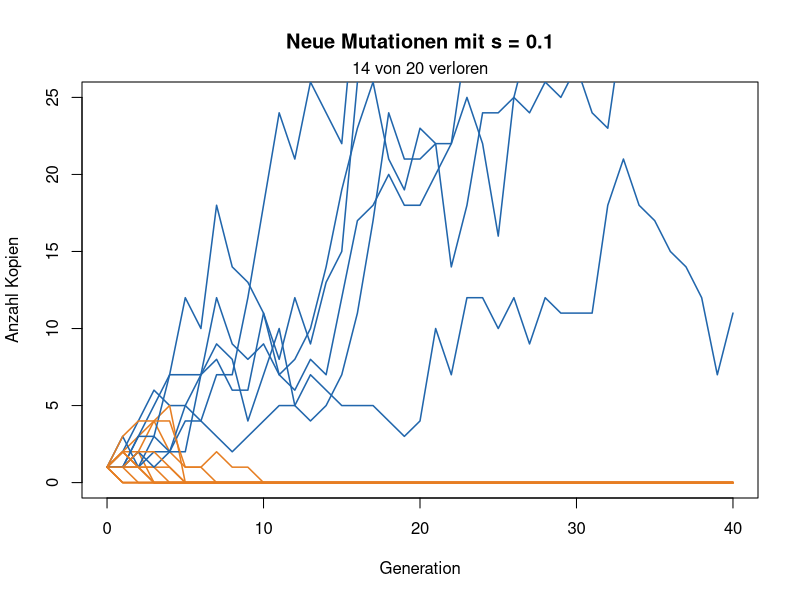
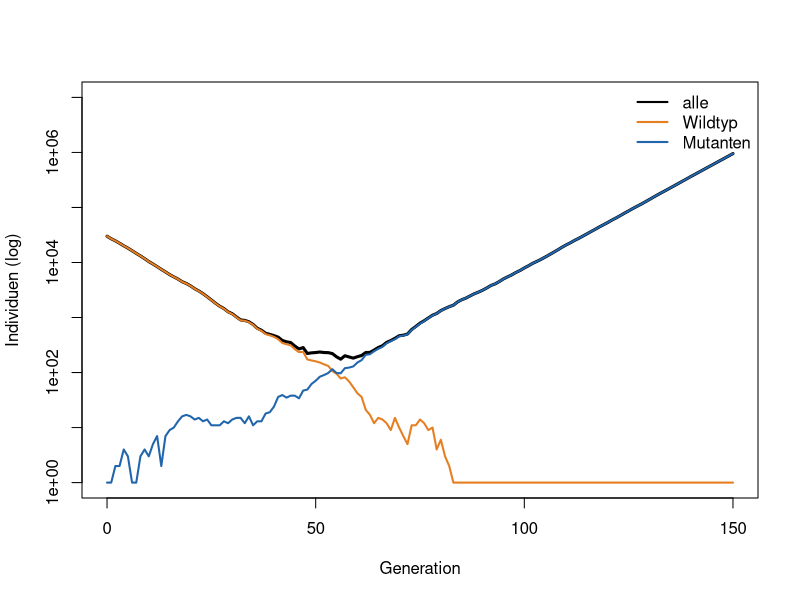
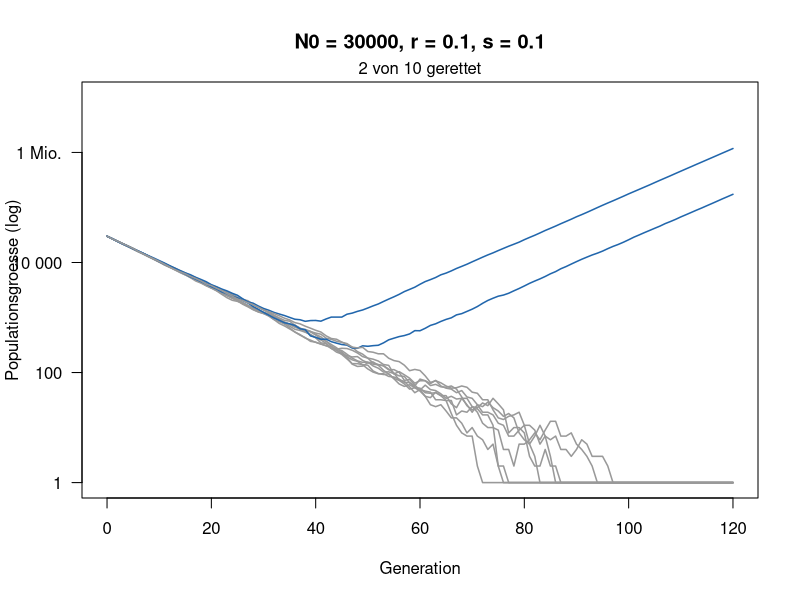
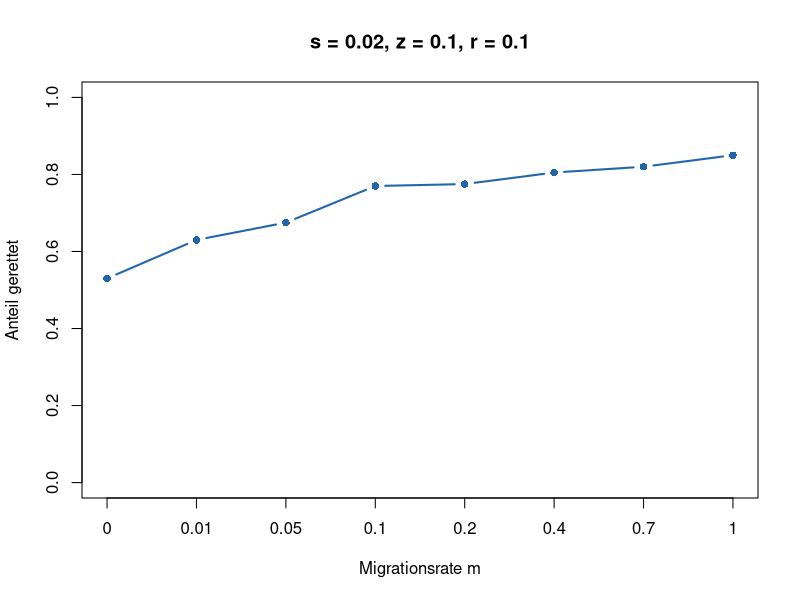
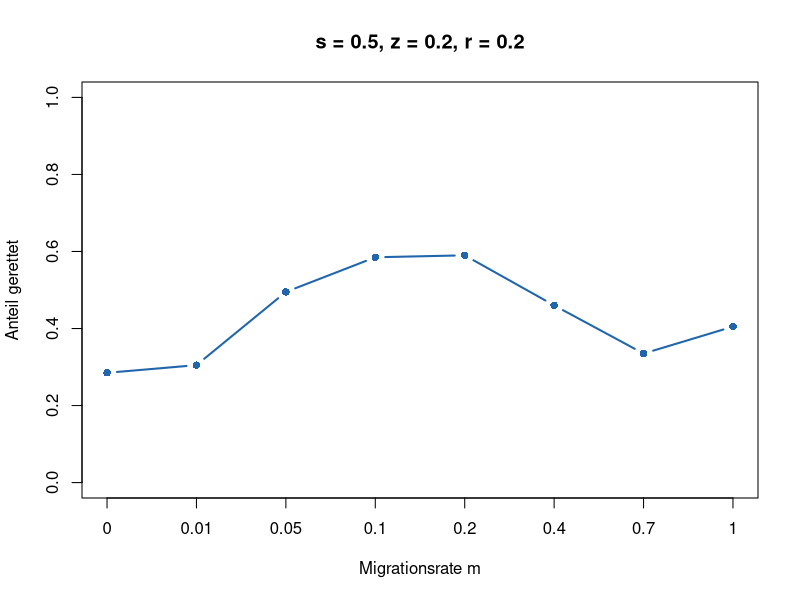

Recreate these plots in R, in order.
## ---- chunk 1
#| code-fold: true
#| code-summary: "Hilfsfunktionen (nicht verändern)"
# Eine Mutation über die Zeit: jede Kopie hat im Mittel 1 + s Nachkommen
linie <- function(s, generationen = 40) {
  n <- numeric(generationen + 1)
  n[1] <- 1
  for (t in seq_len(generationen)) n[t + 1] <- rpois(1, n[t] * (1 + s))
  n
}

zeige_linien <- function(s, anzahl = 20) {
  plot(NA, xlim = c(0, 40), ylim = c(0, 25), xlab = "Generation",
       ylab = "Anzahl Kopien", main = paste("Neue Mutationen mit s =", s))
  verloren <- 0
  for (i in seq_len(anzahl)) {
    n <- linie(s)
    weg <- n[41] == 0
    verloren <- verloren + weg
    lines(0:40, n, col = if (weg) "#e67e22" else "#2166ac", lwd = 1.5)
  }
  mtext(paste(verloren, "von", anzahl, "verloren"), side = 3, line = 0.2)
}

# 1 = etabliert (100 Kopien erreicht), 0 = verloren
schicksal <- function(s, grenze = 100) {
  n <- 1
  while (n > 0 && n < grenze) n <- rpois(1, n * (1 + s))
  as.numeric(n >= grenze)
}

schaetze_etablierung <- function(s, wiederholungen = 2000) {
  mean(replicate(wiederholungen, schicksal(s)))
}

# Eine schrumpfende Population: Wildtyp (1 - r), Mutanten (1 + s)
rettung_lauf <- function(N0, r, s, U = 1e-5, generationen = 120) {
  wt <- N0; mut <- 0
  N <- numeric(generationen + 1); N[1] <- N0
  for (t in seq_len(generationen)) {
    neu <- rbinom(1, wt, U)
    wt <- rpois(1, wt * (1 - r))
    mut <- min(rpois(1, mut * (1 + s)) + neu, 1e7)
    N[t + 1] <- wt + mut
  }
  N
}

zeige_rettung <- function(N0, r, s, anzahl = 10) {
  plot(NA, xlim = c(0, 120), ylim = c(1, 1e7), log = "y", xlab = "Generation",
       ylab = "Populationsgroesse (log)", yaxt = "n",
       main = paste0("N0 = ", N0, ", r = ", r, ", s = ", s))
  axis(2, at = 10^c(0, 2, 4, 6), labels = c("1", "100", "10 000", "1 Mio."), las = 1)
  gerettet <- 0
  for (i in seq_len(anzahl)) {
    N <- rettung_lauf(N0, r, s)
    ok <- N[121] > 0
    gerettet <- gerettet + ok
    lines(0:120, pmax(N, 1), col = if (ok) "#2166ac" else "grey60", lwd = 1.5)
  }
  mtext(paste(gerettet, "von", anzahl, "gerettet"), side = 3, line = 0.2)
}

# 1 = gerettet (1000 Mutanten), 0 = ausgestorben
rettung <- function(N0, r, s, U = 1e-5, grenze = 1000) {
  wt <- N0; mut <- 0
  repeat {
    neu <- rbinom(1, wt, U)
    wt <- rpois(1, wt * (1 - r))
    mut <- rpois(1, mut * (1 + s)) + neu
    if (mut >= grenze) return(1)
    if (wt + mut == 0) return(0)
  }
}

schaetze_rettung <- function(N0, r, s, wiederholungen = 300) {
  mean(replicate(wiederholungen, rettung(N0, r, s)))
}

# Näherung (Orr & Unckless 2014)
formel <- function(N0, r, s, U = 1e-5) round(1 - exp(-2 * N0 * U * s / r), 2)
## ---- chunk 2
#| fig-height: 4.4
#| fig-width: 7.5
zeige_linien(s = 0.1)   # hier s ändern
## ---- chunk 3
schaetze_etablierung(s = 0.1)   # hier s ändern
2 * 0.1                         # Faustregel
2 * 0.1 / (1 + 0.1)             # Verzweigungsprozess, Spielzeugmodell
## ---- chunk 4
#| fig-height: 4.4
#| fig-width: 7.5
N0 <- 30000   # Startgrösse
r  <- 0.1     # Rückgang des Wildtyps pro Generation
s  <- 0.1     # Vorteil der Mutante
U  <- 1e-5    # Mutationsrate
generationen <- 150

# 1. Zustand: ein Platz pro Generation
wt  <- numeric(generationen + 1)
mut <- numeric(generationen + 1)
wt[1]  <- N0
mut[1] <- 0

# 2. und 3.: eine Generation, viele Male
for (t in 1:generationen) {
  neu        <- rbinom(1, wt[t], U)                # neue Mutanten unter den Wildtypen
  wt[t + 1]  <- rpois(1, wt[t] * (1 - r))          # Wildtyp: im Mittel 1 - r Nachkommen
  mut[t + 1] <- rpois(1, mut[t] * (1 + s)) + neu   # Mutanten: im Mittel 1 + s Nachkommen
}

plot(0:generationen, pmax(wt + mut, 1), type = "l", lwd = 3, log = "y",
     xlab = "Generation", ylab = "Individuen (log)", ylim = c(1, 1e7))
lines(0:generationen, pmax(wt, 1),  col = "#e67e22", lwd = 2)
lines(0:generationen, pmax(mut, 1), col = "#2166ac", lwd = 2)
legend("topright", c("alle", "Wildtyp", "Mutanten"), col = c("black", "#e67e22", "#2166ac"),
       lwd = 2, bty = "n")

which(mut > 0)[1] - 1   # in welcher Generation gibt es zum ersten Mal Mutanten?
## ---- chunk 5
ein_lauf <- function(N0, r, s, U = 1e-5) {
  wt <- N0
  mut <- 0
  while (wt + mut > 0 && mut < 1000) {   # solange nicht ausgestorben und nicht gerettet
    neu <- rbinom(1, wt, U)
    wt  <- rpois(1, wt * (1 - r))
    mut <- rpois(1, mut * (1 + s)) + neu
  }
  as.numeric(mut >= 1000)   # 1 = gerettet, 0 = ausgestorben
}

ergebnisse <- replicate(200, ein_lauf(N0 = 30000, r = 0.1, s = 0.1))
sum(ergebnisse)    # wie viele von 200 gerettet?
mean(ergebnisse)   # Anteil: Schätzung der Wahrscheinlichkeit
## ---- chunk 6
#| fig-height: 4.6
#| fig-width: 7.5
zeige_rettung(N0 = 30000, r = 0.1, s = 0.1)   # hier N0 oder r ändern
## ---- chunk 7
schaetze_rettung(N0 = 30000, r = 0.1, s = 0.1)   # hier ändern
formel(N0 = 30000, r = 0.1, s = 0.1)             # gleich ändern
## ---- chunk 8
zwei_orte <- function(m, s, z, r, K = 5000, theta = 100, U = 2e-5, grenze = 500) {
  wt  <- c(K, K)   # Wildtyp in Ort 1 und Ort 2
  mut <- c(0, 0)   # Mutanten in Ort 1 und Ort 2
  for (t in 1:1000) {
    schlecht <- c(TRUE, t > theta)
    wt  <- rpois(2, wt * ifelse(schlecht, 1 - r, 1))
    if (!schlecht[2]) wt[2] <- K                  # Zuflucht bleibt voll
    neu <- rbinom(2, wt, U)                       # neue Mutanten
    mut <- rpois(2, mut * ifelse(schlecht, 1 + z, 1 - s)) + neu
    weg_wt  <- rbinom(2, wt,  m / 2)              # Migration
    weg_mut <- rbinom(2, mut, m / 2)
    wt  <- wt  - weg_wt  + rev(weg_wt)
    mut <- mut - weg_mut + rev(weg_mut)
    if (sum(mut) >= grenze) return(1)             # gerettet
    if (sum(wt) + sum(mut) == 0) return(0)        # ausgestorben
  }
  0
}
## ---- chunk 9
#| code-fold: true
#| code-summary: "Abbildung (nicht verändern)"
zeige_migration <- function(s, z, r, wiederholungen = 200) {
  m_werte <- c(0, 0.01, 0.05, 0.1, 0.2, 0.4, 0.7, 1)
  p <- sapply(m_werte, function(m) mean(replicate(wiederholungen, zwei_orte(m, s, z, r))))
  plot(seq_along(m_werte), p, type = "b", pch = 16, lwd = 2, col = "#2166ac",
       ylim = c(0, 1), xaxt = "n", xlab = "Migrationsrate m", ylab = "Anteil gerettet",
       main = paste0("s = ", s, ", z = ", z, ", r = ", r))
  axis(1, at = seq_along(m_werte), labels = m_werte)
  invisible(data.frame(m = m_werte, gerettet = p))
}
## ---- chunk 10
#| fig-height: 4
#| fig-width: 7.5
set.seed(1)
zeige_migration(s = 0.02, z = 0.1, r = 0.1)   # billige Mutante
## ---- chunk 11
#| fig-height: 4
#| fig-width: 7.5
set.seed(1)
zeige_migration(s = 0.5, z = 0.2, r = 0.2)    # teure Mutante: bitte s ändern
